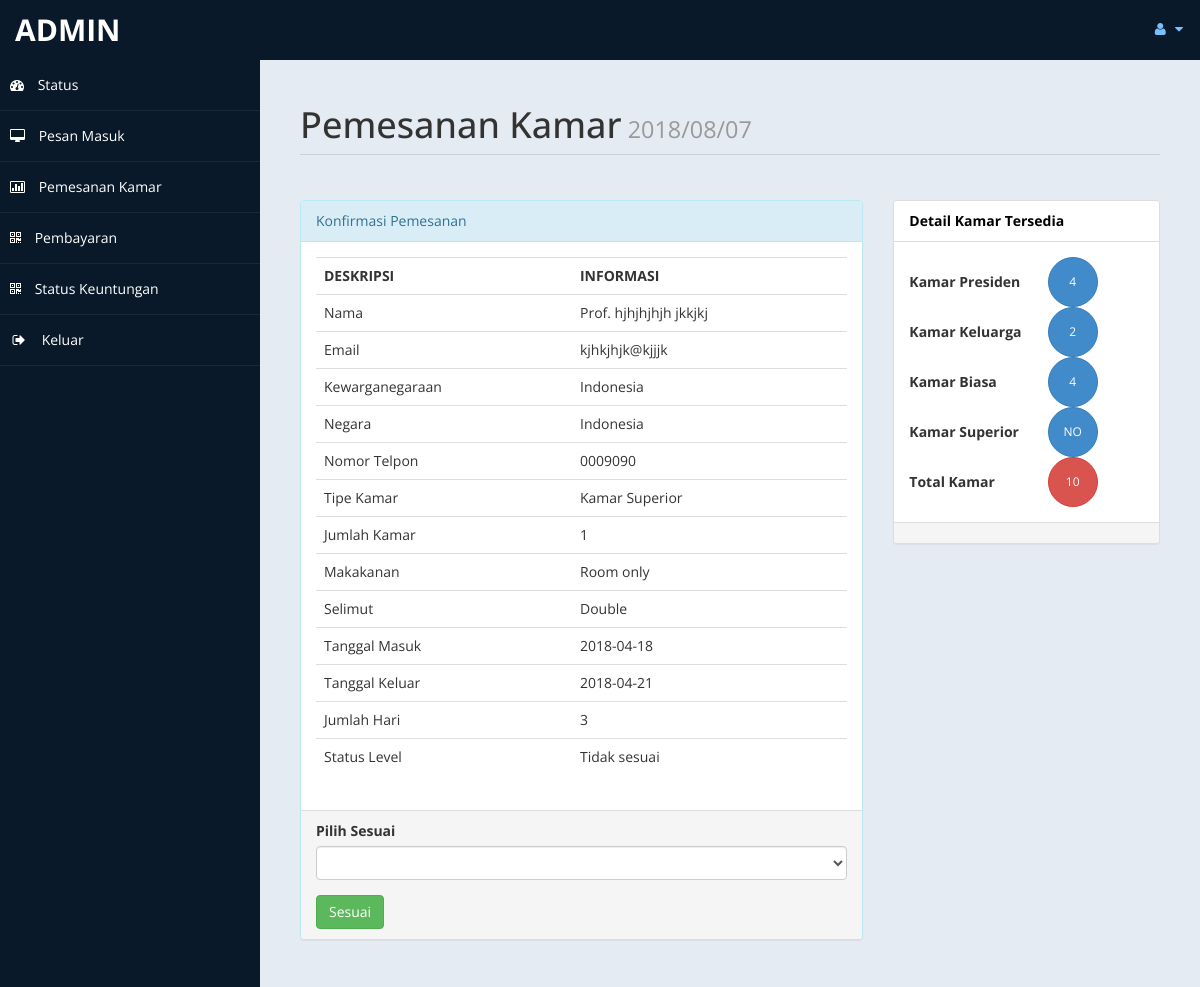
The app's page /admin/roombook.php?rid=7 (signed in) with its own data.
### tables this page shows
CREATE TABLE `pesan_kamar` (
  `id` int(10) unsigned NOT NULL AUTO_INCREMENT,
  `gelar` varchar(5) DEFAULT NULL,
  `nama_depan` text,
  `nama_belakang` text,
  `email` varchar(50) DEFAULT NULL,
  `kewarganegaraan` varchar(30) DEFAULT NULL,
  `negara` varchar(30) DEFAULT NULL,
  `no_telp` text,
  `tipe_kamar` varchar(20) DEFAULT NULL,
  `tempat_tidur` varchar(10) DEFAULT NULL,
  `jml_kamar` varchar(2) DEFAULT NULL,
  `makanan` varchar(15) DEFAULT NULL,
  `check_in` date DEFAULT NULL,
  `check_out` date DEFAULT NULL,
  `status` varchar(15) DEFAULT NULL,
  `jml_hari` int(11) DEFAULT NULL,
  PRIMARY KEY (`id`)
);

### admin/roombook.php (the view, shortened to what this page needs)
<?php
    if(!isset($_GET["rid"])) {
        header("location:index.php");
    } else {
        $curdate=date("Y/m/d");
        include ('db.php');
        $id = $_GET['rid'];
        $sql ="Select * from pesan_kamar where id = '$id'";
        $re = mysqli_query($con,$sql);
        while($row=mysqli_fetch_array($re)) {
            $title = $row['gelar'];
            $nama_depan = $row['nama_depan'];
            $nama_belakang = $row['nama_belakang'];
            $email = $row['email'];
            $nat = $row['kewarganegaraan'];
            $country = $row['negara'];
            $Phone = $row['no_telp'];
            $tipe_kamar = $row['tipe_kamar'];
            $jml_kamar = $row['jml_kamar'];
            $bed = $row['tempat_tidur'];
            $meal = $row['makanan'];
            $cin = $row['check_in'];
            $cout = $row['check_out'];
            $sta = $row['status'];
            $days = $row['jml_hari'];
        }
    }
?>
<!DOCTYPE html>
<html xmlns="http://www.w3.org/1999/xhtml">
<head>
    <link href="assets/css/bootstrap.css" rel="stylesheet" />
    <link href="assets/css/font-awesome.css" rel="stylesheet" />
    <link href="assets/js/morris/morris-0.4.3.min.css" rel="stylesheet" />
    <link href="assets/css/custom-styles.css" rel="stylesheet" />
</head>
<body>
    <div id="wrapper">
        <?php include '/include/navigasi.php'; ?>
        <div id="page-wrapper">
            <div id="page-inner">
                <div class="row">
                    <div class="col-md-12">
                        <h1 class="page-header">
                            Pemesanan Kamar<small> <?php echo  $curdate; ?> </small>
                        </h1>
                    </div>
                    <div class="col-md-8 col-sm-8">
                        <div class="panel panel-info">
                            <div class="panel-heading">
                               Konfirmasi Pemesanan
                            </div>
                            <div class="panel-body">
                                <div class="table-responsive">
                                    <table class="table">
                                        <tr>
                                            <th>DESKRIPSI</th>
                                            <th>INFORMASI</th>
                                        </tr>
                                        <tr>
                                            <td>Nama</td>
                                            <td><?php echo $title.' '.$nama_depan.' '.$nama_belakang; ?> </td>
                                        </tr>
                                        <tr>
                                            <td>Email</td>
                                            <td><?php echo $email; ?> </td>
                                        </tr>
                                        <tr>
                                            <td>Kewarganegaraan </td>
                                            <td><?php echo $nat; ?></td>
                                        </tr>
                                        <tr>
                                            <td>Negara </td>
                                            <td><?php echo $country;  ?></td>
                                        </tr>
                                        <tr>
                                            <td>Nomor Telpon </td>
                                            <td><?php echo $Phone; ?></td>
                                        </tr>
                                        <tr>
                                            <td>Tipe Kamar </td>
                                            <td><?php echo $tipe_kamar; ?></td>
                                        </tr>
                                        <tr>
                                            <td>Jumlah Kamar </td>
                                            <td><?php echo $jml_kamar; ?></td>
                                        </tr>
                                        <tr>
                                            <td>Makakanan </td>
                                            <td><?php echo $meal; ?></td>
                                        </tr>
                                        <tr>
                                            <td>Selimut </td>
                                            <td><?php echo $bed; ?></td>
                                        </tr>
                                        <tr>
                                            <td>Tanggal Masuk </td>
                                            <td><?php echo $cin; ?></td>
                                        </tr>
                                        <tr>
                                            <td>Tanggal Keluar</td>
                                            <td><?php echo $cout; ?></td>
                                        </tr>
                                        <tr>
                                            <td>Jumlah Hari</td>
                                            <td><?php echo $days; ?></td>
                                        </tr>
                                        <tr>
                                            <td>Status Level</td>
                                            <td><?php echo $sta; ?></td>
                                        </tr>
                                    </table>
                                </div>
                            </div>
                            <div class="panel-footer">
                                <form method="post">
                                    <div class="form-group">
                                        <label>Pilih Sesuai</label>
                                        <select name="conf"class="form-control">
                                            <option value selected> </option>
                                            <option value="Sesuai">Sesuai</option>
                                        </select>
                                     </div>
                                    <input type="submit" name="co" value="Sesuai" class="btn btn-success">
                                </form>
                            </div>
                        </div>
                    </div>
                    <?php
                        $rsql ="select * from kamar";
                        $rre= mysqli_query($con,$rsql);
                        $r = $sc = $gh = $sr = $dr = 0;
                        while($rrow=mysqli_fetch_array($rre)) {
                            $r = $r + 1;
                            $s = $rrow['tipe'];
                            if($s=="Kamar Presiden" ) {
                                $sc = $sc+ 1;
                            }
                            if($s=="Kamar Keluarga") {
                                $gh = $gh + 1;
                            }
                            if($s=="Kamar Biasa" ) {
                                $sr = $sr + 1;
                            }
                            if($s=="Kamar Superior" ) {
                                $dr = $dr + 1;
                            }
                        }
                        $csql ="select * from pembayaran";
                        $cre= mysqli_query($con,$csql);
                        $cr = $csc = $cgh = $csr = $cdr = 0;
                        while($crow=mysqli_fetch_array($cre)) {
                            $cr = $cr + 1;
                            $cs = $crow['tipe_kamar'];
                            if($cs=="Kamar Keluarga") {
                                $cgh = $cgh + 1;
                            }
                            if($cs=="Kamar Superior") {
                                $cdr = $cdr + 1;
                            }
                        }
                    ?>
                    <div class="col-md-4 col-sm-4">
                        <div class="panel panel-default">
                            <div class="panel-heading">
                               Detail Kamar Tersedia
                            </div>
                            <div class="panel-body">
                                <table width="200px">
                                    <tr>
                                        <td><b>Kamar Presiden</b></td>
                                        <td>
                                            <button type="button" class="btn btn-primary btn-circle">
                                                <?php
                                                $f1 =$sc - $csc;
                                                if($f1 <=0 ) {
                                                    $f1 = "NO";
                                                    echo $f1;
                                                } else {
                                                    echo $f1;
                                                }
                                                ?>
                                            </button>
                                        </td>
                                    </tr>
                                    <tr>
                                        <td><b>Kamar Keluarga</b></td>
                                        <td>
                                            <button type="button" class="btn btn-primary btn-circle">
                                                <?php
                                                $f2 =  $gh -$cgh;
                                                if($f2 <=0 )
                                                    {   $f2 = "NO";
                                                        echo $f2;
                                                    } else {
                                                        echo $f2;
                                                    }
                                                ?>
                                            </button>
                                        </td>
                                    </tr>
                                    <tr>
                                        <td><b>Kamar Biasa</b></td>
                                        <td>
                                            <button type="button" class="btn btn-primary btn-circle">
                                                <?php
                                                $f3 =$sr - $csr;
                                                if($f3 <=0 ) {
                                                    $f3 = "NO";
                                                    echo $f3;
                                                } else {
                                                    echo $f3;
                                                }
                                                ?>
                                            </button>
                                        </td>
                                    </tr>
                                    <tr>
                                        <td><b>Kamar Superior</b></td>
                                        <td>
                                            <button type="button" class="btn btn-primary btn-circle">
                                                <?php
                                                $f4 =$dr - $cdr;
                                                if($f4 <=0 ) {
                                                    $f4 = "NO";
                                                    echo $f4;
                                                } else {
                                                    echo $f4;
                                                }
                                                ?>
                                            </button>
                                        </td>
                                    </tr>
                                    <tr>
                                        <td><b>Total Kamar</b> </td>
                                        <td>
                                            <button type="button" class="btn btn-danger btn-circle">
                                                <?php
                                                $f5 =$r-$cr;
                                                if($f5 <=0 ) {   $f5 = "NO";
                                                    echo $f5;
                                                } else {
                                                    echo $f5;
                                                }
                                                ?>
                                            </button>
                                        </td>
                                    </tr>
                                </table>
                            </div>
                            <div class="panel-footer">
                            </div>
                        </div>
                    </div>
                </div>
            </div>
        </div>
    </div>
</body>
</html>

### admin/assets/css/custom-styles.css (style rules this page uses)
body { font-family: 'Open Sans', sans-serif; }
#wrapper { width: 100%; background:#09192A; }
#page-wrapper { padding: 15px 15px; min-height: 600px; background:#E5EBF2; }
#page-inner { width:100%; margin:10px 20px 10px 0px; background-color:transparent; padding:10px; min-height:1200px; }
h1, .h1, h2, .h2, h3, .h3 { margin-top: 7px; margin-bottom: -5px; }
.page-header { padding-bottom: 9px; margin: 10px 0 45px; border-bottom: 1px solid #C7D1DD; }
.panel-default > .panel-heading { color: #000; background-color: #FFFFFF; border-color: #ddd; font-weight:bold; }
.btn-circle { width: 50px; height: 50px; padding: 6px 0; -webkit-border-radius: 25px; -moz-border-radius: 25px; border-radius: 25px; text-align: center; font-size: 12px; line-height: 1.428571429; }
@media (min-width:768px) { #page-wrapper { margin: 0 0 0 260px; padding: 15px 30px; min-height: 1200px; } }

### records on screen
pesan_kamar: gelar "Prof.", nama_depan "hjhjhjhjh", nama_belakang "jkkjkj", email "kjhkjhjk@kjjjk", kewarganegaraan "Indonesia", negara "Indonesia", no_telp "0009090", tipe_kamar "Kamar Superior", jml_kamar "1", makanan "Room only", tempat_tidur "Double", check_in "2018-04-18", check_out "2018-04-21", jml_hari "3", status "Tidak sesuai"

### other values on screen
$_SESSION["user"] "ADMIN"
$f1 "4"
$f2 "2"
$f3 "4"
$f4 "NO"
$f5 "10"
